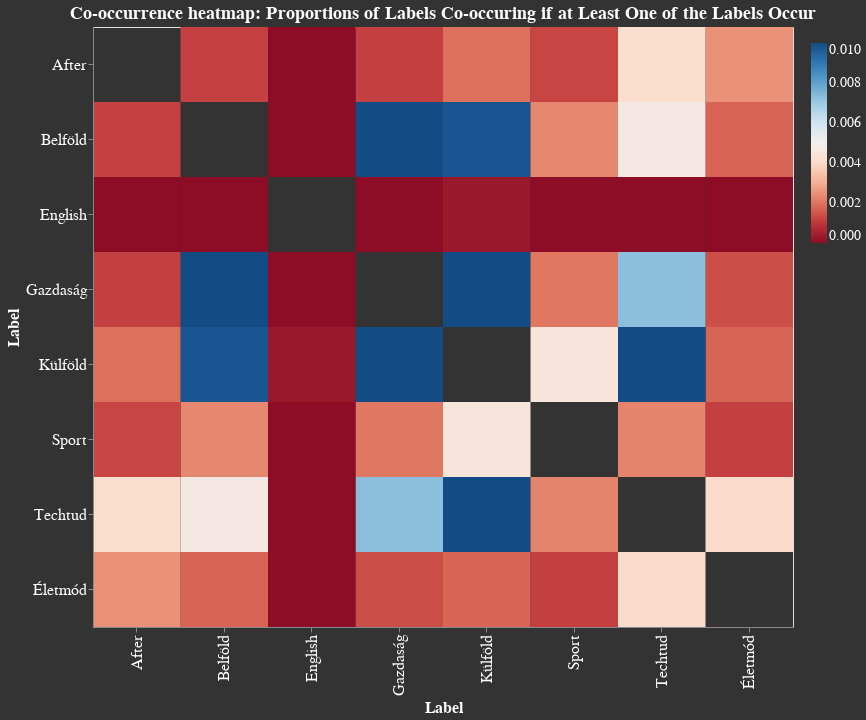

The code cell stored with this chart in its notebook:
### Code cell
# Predicting labels may be difficult if particular labels largely overlap.
# To see which labels tend to co-occur, I construct a co-occurance heatmap.
# This heatmap can be useful to understand why binary predictions do or do not work.
labels = data.iloc[:, 11:19]

# Calculating the likelihood of co-occurances (probability of both of the labels are 1, conditional on at least one of them is 1)
# As I found out, this measure is also called the Jaccard index or Intersection over Union (IoU).
## Creating the co-occurance matrix
cooccurrence_matrix = pd.DataFrame(np.zeros((labels.shape[1], labels.shape[1])), columns = labels.columns, index = labels.columns)
for col1 in labels.columns:
    for col2 in labels.columns:
        at_least_one_is_one = np.sum((labels[col1] == 1) | (labels[col2] == 1))
        both_are_one = np.sum((labels[col1] == 1) & (labels[col2] == 1))
        cooccurrence_proportion = both_are_one / at_least_one_is_one if at_least_one_is_one != 0 else 0
        cooccurrence_matrix.loc[col1, col2] = cooccurrence_proportion

## Restructuring the data
melted_df = cooccurrence_matrix.stack().reset_index()
melted_df.columns = ['row_label', 'col_label', 'value']

## To get a meaningful plot, I exclude the main diagonal as it disturbs the results
melted_df = melted_df[melted_df['row_label'] != melted_df['col_label']]

## Creating the color scale (after this, I could also include the diagonal)
vmax = 0.01

# Creating the heatmap:
heatmap = alt.Chart(melted_df).mark_rect().encode(
    x = alt.X('col_label:O', title = 'Label'),
    y = alt.Y('row_label:O', title = 'Label'),
    color = alt.Color('value:Q', 
                    scale=alt.Scale(scheme = 'redblue', domain = (0, vmax), clamp = True),
                    title = ' '),
    tooltip = ['row_label', 'col_label', 'value']
).properties(
    width = 700,
    height = 600,
    title = 'Co-occurrence heatmap: Proportions of Labels Co-occuring if at Least One of the Labels Occur',
    background = '#333333'
).configure_title(
    fontSize = 18,
    color = 'white'
).configure_axis(
    labelFontSize = 16,
    titleFontSize = 16,
    labelColor = 'white',
    titleColor = 'white'
).configure_legend(
    labelFontSize = 14,
    labelColor='white'
)

heatmap

### Figure 1 — Vega-Lite specification as saved in the notebook (floating-point values rounded to 4 significant figures)
{"config": {"view": {"continuousWidth": 400, "continuousHeight": 300}, "axis": {"labelColor": "white", "labelFontSize": 16, "titleColor": "white", "titleFontSize": 16}, "legend": {"labelColor": "white", "labelFontSize": 14}, "title": {"color": "white", "fontSize": 18}}, "data": {"name": "data-981c49a2b4314fbc4db62cdc2eb9dd0a"}, "mark": "rect", "background": "#333333", "encoding": {"color": {"field": "value", "scale": {"clamp": true, "domain": [0, 0.01], "scheme": "redblue"}, "title": " ", "type": "quantitative"}, "tooltip": [{"field": "row_label", "type": "nominal"}, {"field": "col_label", "type": "nominal"}, {"field": "value", "type": "quantitative"}], "x": {"field": "col_label", "title": "Label", "type": "ordinal"}, "y": {"field": "row_label", "title": "Label", "type": "ordinal"}}, "height": 600, "title": "Co-occurrence heatmap: Proportions of Labels Co-occuring if at Least One of the Labels Occur", "width": 700, "$schema": "https://vega.github.io/schema/vega-lite/v4.17.0.json", "datasets": {"data-981c49a2b4314fbc4db62cdc2eb9dd0a": [{"row_label": "Belföld", "col_label": "Külföld", "value": 0.009769}, {"row_label": "Belföld", "col_label": "Gazdaság", "value": 0.03759}, {"row_label": "Belföld", "col_label": "Életmód", "value": 0.001729}, {"row_label": "Belföld", "col_label": "Sport", "value": 0.002338}, {"row_label": "Belföld", "col_label": "Techtud", "value": 0.004668}, {"row_label": "Belföld", "col_label": "After", "value": 0.001181}, {"row_label": "Belföld", "col_label": "English", "value": 0.0}, {"row_label": "Külföld", "col_label": "Belföld", "value": 0.009769}, {"row_label": "Külföld", "col_label": "Gazdaság", "value": 0.01876}, {"row_label": "Külföld", "col_label": "Életmód", "value": 0.001761}, {"row_label": "Külföld", "col_label": "Sport", "value": 0.004448}, {"row_label": "Külföld", "col_label": "Techtud", "value": 0.01132}, {"row_label": "Külföld", "col_label": "After", "value": 0.001949}, {"row_label": "Külföld", "col_label": "English", "value": 0.0002693}, {"row_label": "Gazdaság", "col_label": "Belföld", "value": 0.03759}, {"row_label": "Gazdaság", "col_label": "Külföld", "value": 0.01876}, {"row_label": "Gazdaság", "col_label": "Életmód", "value": 0.001385}, {"row_label": "Gazdaság", "col_label": "Sport", "value": 0.002057}, {"row_label": "Gazdaság", "col_label": "Techtud", "value": 0.007284}, {"row_label": "Gazdaság", "col_label": "After", "value": 0.001166}, {"row_label": "Gazdaság", "col_label": "English", "value": 0.0}, {"row_label": "Életmód", "col_label": "Belföld", "value": 0.001729}, {"row_label": "Életmód", "col_label": "Külföld", "value": 0.001761}, {"row_label": "Életmód", "col_label": "Gazdaság", "value": 0.001385}, {"row_label": "Életmód", "col_label": "Sport", "value": 0.001166}, {"row_label": "Életmód", "col_label": "Techtud", "value": 0.004036}, {"row_label": "Életmód", "col_label": "After", "value": 0.002513}, {"row_label": "Életmód", "col_label": "English", "value": 0.0}, {"row_label": "Sport", "col_label": "Belföld", "value": 0.002338}, {"row_label": "Sport", "col_label": "Külföld", "value": 0.004448}, {"row_label": "Sport", "col_label": "Gazdaság", "value": 0.002057}, {"row_label": "Sport", "col_label": "Életmód", "value": 0.001166}, {"row_label": "Sport", "col_label": "Techtud", "value": 0.002273}, {"row_label": "Sport", "col_label": "After", "value": 0.00126}, {"row_label": "Sport", "col_label": "English", "value": 0.0}, {"row_label": "Techtud", "col_label": "Belföld", "value": 0.004668}, {"row_label": "Techtud", "col_label": "Külföld", "value": 0.01132}, {"row_label": "Techtud", "col_label": "Gazdaság", "value": 0.007284}, {"row_label": "Techtud", "col_label": "Életmód", "value": 0.004036}, {"row_label": "Techtud", "col_label": "Sport", "value": 0.002273}, {"row_label": "Techtud", "col_label": "After", "value": 0.004148}, {"row_label": "Techtud", "col_label": "English", "value": 0.0}, {"row_label": "After", "col_label": "Belföld", "value": 0.001181}, {"row_label": "After", "col_label": "Külföld", "value": 0.001949}, {"row_label": "After", "col_label": "Gazdaság", "value": 0.001166}, {"row_label": "After", "col_label": "Életmód", "value": 0.002513}, {"row_label": "After", "col_label": "Sport", "value": 0.00126}, {"row_label": "After", "col_label": "Techtud", "value": 0.004148}, {"row_label": "After", "col_label": "English", "value": 0.0}, {"row_label": "English", "col_label": "Belföld", "value": 0.0}, {"row_label": "English", "col_label": "Külföld", "value": 0.0002693}, {"row_label": "English", "col_label": "Gazdaság", "value": 0.0}, {"row_label": "English", "col_label": "Életmód", "value": 0.0}, {"row_label": "English", "col_label": "Sport", "value": 0.0}, {"row_label": "English", "col_label": "Techtud", "value": 0.0}, {"row_label": "English", "col_label": "After", "value": 0.0}]}}
